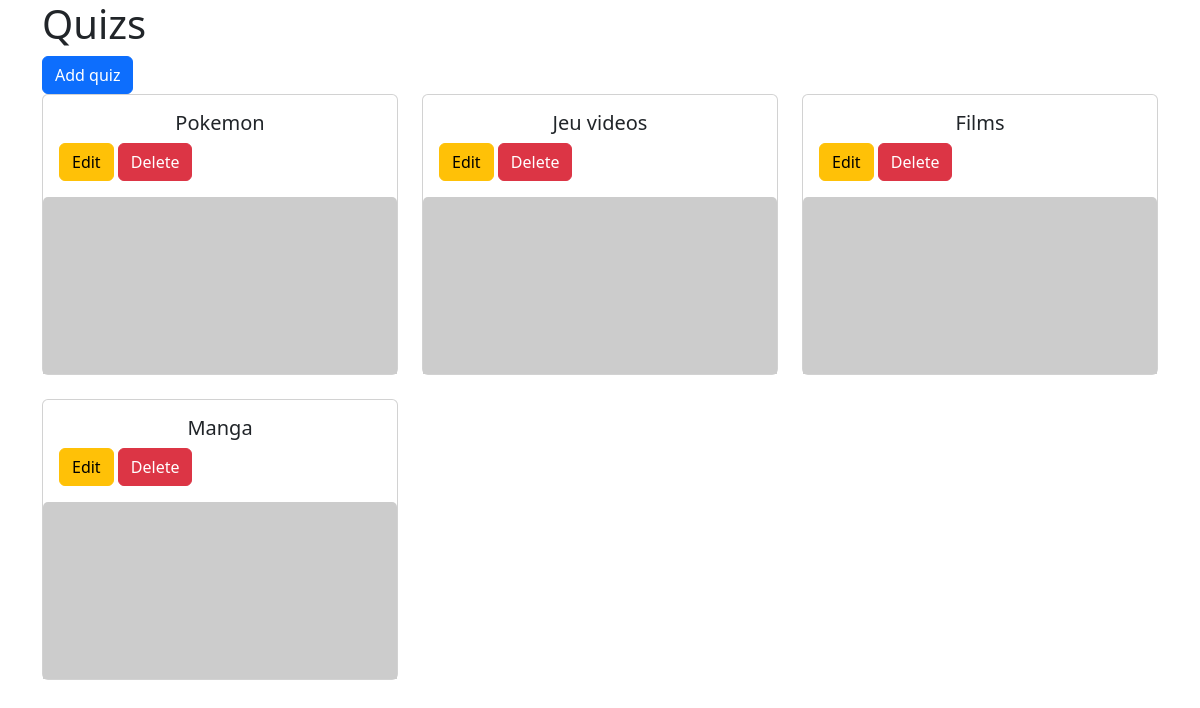
The page / on the database its author committed.
### tables this page shows
CREATE table quizs(
    id INT PRIMARY KEY AUTO_INCREMENT,
    name VARCHAR(255) NOT NULL
);

### src/index.php (the view, shortened to what this page needs)
<?php
require_once 'config.php';
$sql = "SELECT * FROM quizs";
$result = $conn->query($sql);
$quizs = $result->fetch_all(MYSQLI_ASSOC);
?>
<button type="button" class="btn btn-primary" data-bs-toggle="modal" data-bs-target="#addModal">
    Add quiz
</button>
<div class="row">
    <?php foreach ($quizs as $quiz) : ?>
        <div class="col-md-4 mb-4">
            <a href="#" style="text-decoration: none;">
                <div class="card">
                    <div class="card-body">
                        <h5 class="card-title text-center"><?= $quiz['name'] ?></h5>
                        <button type="button" class="btn btn-warning" data-bs-toggle="modal" data-bs-target="#updateModal" onclick="setUpdateFormData(<?= $quiz['id'] ?>, '<?= htmlspecialchars($quiz['name']) ?>')">Edit</button>
                        <form method="POST" style="display:inline;">
                            <button type="submit" class="btn btn-danger">Delete</button>
                        </form>
                    </div>
                    <img src="https://picsum.photos/1000/500?/<?php echo $quiz['name']; ?>" class="card-img-top" alt="...">
                </div>
            </a>
        </div>
    <?php endforeach; ?>
</div>
<?php
$content = ob_get_clean();
require 'layout.php';
?>

### src/layout.php (shortened to what this page needs)
<!DOCTYPE html>
<html lang="fr">
<head>
    <link href="https://cdn.jsdelivr.net/npm/bootstrap@5.3.3/dist/css/bootstrap.min.css" rel="stylesheet">
    <link rel="stylesheet" href="./styles.css">
</head>
<body>
        <main class="container">
            <h1><?php echo $title ?></h1>
            <?php echo $content ?>
        </main>
</body>
</html>

### rows shown on the page
quizs: name "Pokemon"
quizs: name "Jeu videos"
quizs: name "Films"
quizs: name "Manga"
